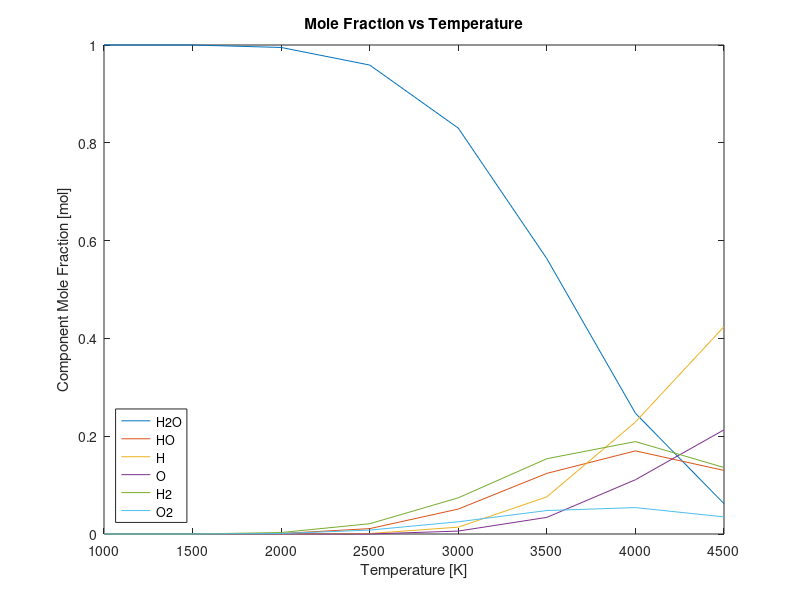

Write the MATLAB code that produced this figure. (Note: this script raises an error after producing the figure.)
% Import mole fractions from mole fractions CSV
mole_fract_matrix = csvread("mole_fract.csv");

% Temperature array
x_Temp = mole_fract_matrix(:,1); 

% Initial temperature value
T_0 = 0; % Kelvin

% Mole Fractions
H2O_mol_fract = mole_fract_matrix(:,2);
HO_mol_fract = mole_fract_matrix(:,3);
H_mol_fract = mole_fract_matrix(:,4);
O_mol_fract = mole_fract_matrix(:,5);
H2_mol_fract = mole_fract_matrix(:,6);
O2_mol_fract = mole_fract_matrix(:,7);

% Define the accuracy/steps
H2O_mol_fract_q = 1000:50:4500;
HO_mol_fract_q = 1000:50:4500;
H_mol_fract_q = 1000:50:4500;
O_mol_fract_q = 1000:50:4500;
H2_mol_fract_q = 1000:50:4500;
O2_mol_fract_q = 1000:50:4500;

% Define new x axis based on steps above
x_Temp_Int = H2O_mol_fract_q;

% Interpolate the function
H2O_mol_fract_ext = interp1(x_Temp, H2O_mol_fract, H2O_mol_fract_q, 'linear');
HO_mol_fract_ext = interp1(x_Temp, HO_mol_fract, HO_mol_fract_q, 'linear');
H_mol_fract_ext = interp1(x_Temp, H_mol_fract, H_mol_fract_q, 'linear');
O_mol_fract_ext = interp1(x_Temp, O_mol_fract, O_mol_fract_q, 'linear');
H2_mol_fract_ext = interp1(x_Temp, H2_mol_fract, H2_mol_fract_q, 'linear');
O2_mol_fract_ext = interp1(x_Temp, O2_mol_fract, O2_mol_fract_q, 'linear');

% Set all H2O NaN mole fraction values to one
H2O_mol_fract_ext(isnan(H2O_mol_fract_ext)) = 1;

% Set all other NaN mole fraction values for other components to zero
HO_mol_fract_ext(isnan(HO_mol_fract_ext)) = 0;
H_mol_fract_ext(isnan(H_mol_fract_ext)) = 0;
O_mol_fract_ext(isnan(O_mol_fract_ext)) = 0;
H2_mol_fract_ext(isnan(H2_mol_fract_ext)) = 0;
O2_mol_fract_ext(isnan(O2_mol_fract_ext)) = 0;

% Gamma values of water components
gamma_H2O = 1.33;
gamma_HO = 1.4;
gamma_H = 1.67;
gamma_O = 1.67;
gamma_H2 = 1.4;
gamma_O2 = 1.4;

% Molecular weights of water components
m_H2O = 18; % g/mol
m_HO = 17; % g/mol
m_H = 1; % g/mol
m_O = 16; % g/mol
m_H2 = 2; % g/mol
m_O2 = 32; % g/mol

% Standard State Enthalpies
H2O_sse = -251730; % J/mol
HO_sse = 30150; % J/mol
H_sse = 211782; % J/mol
O_sse = 242459; % J/mol
H2_sse = -8468; % J/mol
O2_sse = -8682; % J/mol

% Universal Gas Constant
R = 8.31; % J/mol*K

% Earth's Gravity
G_earth = 9.81; % m/s^2

% k values
for i = 1:length(H2O_mol_fract_ext)
    % Value used to calculate the n_t
    k(i) = H2O_mol_fract_ext(i) * m_H2O + ...
        HO_mol_fract_ext(i) * m_HO + ...
        H_mol_fract_ext(i) * m_H + ...
        O_mol_fract_ext(i) * m_O + ...
        H2_mol_fract_ext(i) * m_H2 + ...
        O2_mol_fract_ext(i) * m_O2;
    
    % Total number of moles in mixture
    n_t(i) = m_H2O / k(i);
end


for i = 1:length(H2O_mol_fract_ext)
    % Number of moles preent in each mixture for a given temperature
    n_H2O(i) = H2O_mol_fract_ext(i) * n_t(i);
    n_HO(i) = HO_mol_fract_ext(i) * n_t(i);
    n_H(i) = H_mol_fract_ext(i) * n_t(i);
    n_O(i) = O_mol_fract_ext(i) * n_t(i);
    n_H2(i) = H2_mol_fract_ext(i) * n_t(i);
    n_O2(i) = O2_mol_fract_ext(i) * n_t(i);
end

% Preallocate arrays
dT = zeros(1,91);
dn_H2O = zeros(1,91);
dn_HO = zeros(1,91);
dn_H = zeros(1,91);
dn_O = zeros(1,91);
dn_H2 = zeros(1,91);
dn_O2 = zeros(1,91);
ISP = zeros(1,91);

% dq values
for i = 1:length(H2O_mol_fract_ext)
    if i == 1
        % Chamge in Temperature from 0 to the interpolated temperature val
        dT(i) = 0;
        
        % Change in number of moles for inital val
        dn_H2O(i) = 0;
        dn_HO(i) = 0;
        dn_H(i) = 0;
        dn_O(i) = 0;
        dn_H2(i) = 0;
        dn_O2(i) = 0;
    else 
        % Chamge in Temperature from 0 to the interpolated temperature val
        dT(i) = x_Temp_Int(i) - x_Temp_Int(i-1);

        % Change in number of moles for each component
        dn_H2O(i) = n_H2O(i) - n_H2O(i-1);
        dn_HO(i) = n_HO(i) - n_HO(i-1);
        dn_H(i) = n_H(i) - n_H(i-1);
        dn_O(i) = n_O(i) - n_O(i-1);
        dn_H2(i) = n_H2(i) - n_H2(i-1);
        dn_O2(i) = n_O2(i) - n_O2(i-1);
    end
    
    % Calculating the energy gain stepwise with temperature
    dq(i) = (((R * n_H2O(i)) / (gamma_H2O - 1)) * dT(i) + dn_H2O(i) * H2O_sse) + ...
        (((R * n_HO(i)) / (gamma_HO - 1)) * dT(i) + dn_HO(i) * HO_sse) + ...
        (((R * n_H(i)) / (gamma_H - 1)) * dT(i) + dn_H(i) * H_sse) + ...
        (((R * n_O(i)) / (gamma_O - 1)) * dT(i) + dn_O(i) * O_sse) + ...
        (((R * n_H2(i)) / (gamma_H2 - 1)) * dT(i) + dn_H2(i) * H2_sse) + ...
        (((R * n_O2(i)) / (gamma_O2 - 1)) * dT(i) + dn_O2(i) * O2_sse);
    
    % Convert from J/mol to J/kg
    dq(i) = dq(i) / 0.018; % kg/mol

    ISP(i) = sqrt(2 * dq(i)) / G_earth;
end

% Plot component mole fractions vs temperataure
figure
plot(x_Temp,H2O_mol_fract, x_Temp,HO_mol_fract, x_Temp,H_mol_fract, x_Temp,O_mol_fract, x_Temp,H2_mol_fract, x_Temp,O2_mol_fract);
title('Mole Fraction vs Temperature');
xlabel('Temperature [K]');
ylabel('Component Mole Fraction [mol]');
legend({'H2O', 'HO', 'H', 'O', 'H2', 'O2'}, 'Location','southwest');

% Plot ISP vs Temperature
figure
plot(x_Temp_ext, ISP);
title('Specific Impulse vs Temperature');
xlabel('Temperature [K]');
ylabel('Specific Impulse [s]');
